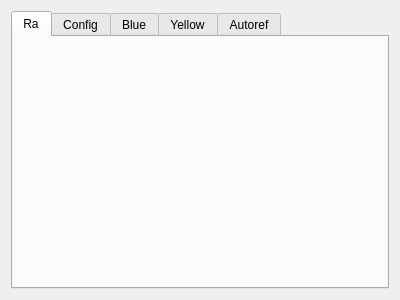
<?xml version="1.0" encoding="UTF-8"?>
<ui version="4.0">
 <class>GitInfoDialog</class>
 <widget class="QDialog" name="GitInfoDialog">
  <property name="geometry">
   <rect>
    <x>0</x>
    <y>0</y>
    <width>400</width>
    <height>300</height>
   </rect>
  </property>
  <property name="windowTitle">
   <string>Dialog</string>
  </property>
  <layout class="QVBoxLayout" name="verticalLayout">
   <item>
    <widget class="QTabWidget" name="tabWidget">
     <property name="tabPosition">
      <enum>QTabWidget::North</enum>
     </property>
     <property name="tabShape">
      <enum>QTabWidget::Rounded</enum>
     </property>
     <property name="currentIndex">
      <number>0</number>
     </property>
     <widget class="GitInfoWidget" name="raDiff">
      <property name="enabled">
       <bool>true</bool>
      </property>
      <attribute name="title">
       <string>Ra</string>
      </attribute>
     </widget>
     <widget class="GitInfoWidget" name="configDiff">
      <attribute name="title">
       <string>Config</string>
      </attribute>
     </widget>
     <widget class="GitInfoWidget" name="strategyBlueDiff">
      <attribute name="title">
       <string>Blue</string>
      </attribute>
     </widget>
     <widget class="GitInfoWidget" name="strategyYellowDiff">
      <attribute name="title">
       <string>Yellow</string>
      </attribute>
     </widget>
     <widget class="GitInfoWidget" name="autorefDiff">
      <attribute name="title">
       <string>Autoref</string>
      </attribute>
     </widget>
    </widget>
   </item>
  </layout>
 </widget>
 <customwidgets>
  <customwidget>
   <class>GitInfoWidget</class>
   <extends>QWidget</extends>
   <header>gitinfowidget.h</header>
   <container>1</container>
  </customwidget>
 </customwidgets>
 <tabstops>
  <tabstop>tabWidget</tabstop>
 </tabstops>
 <resources/>
 <connections/>
</ui>
